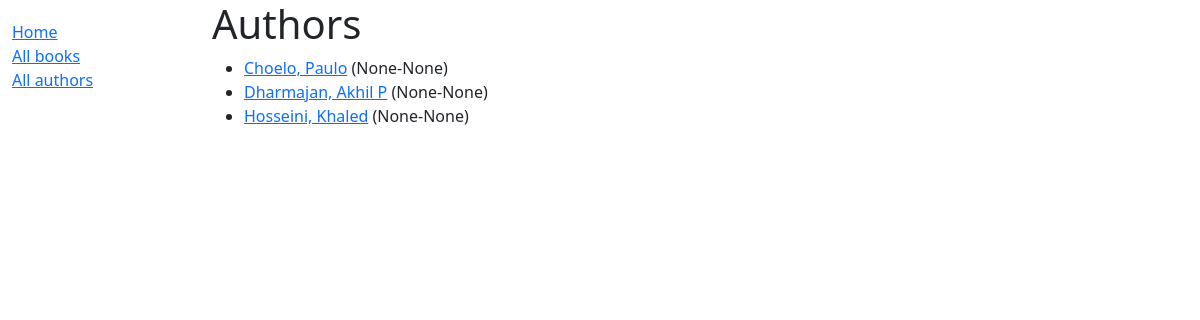
The app's page /catalog/authors/, older data.
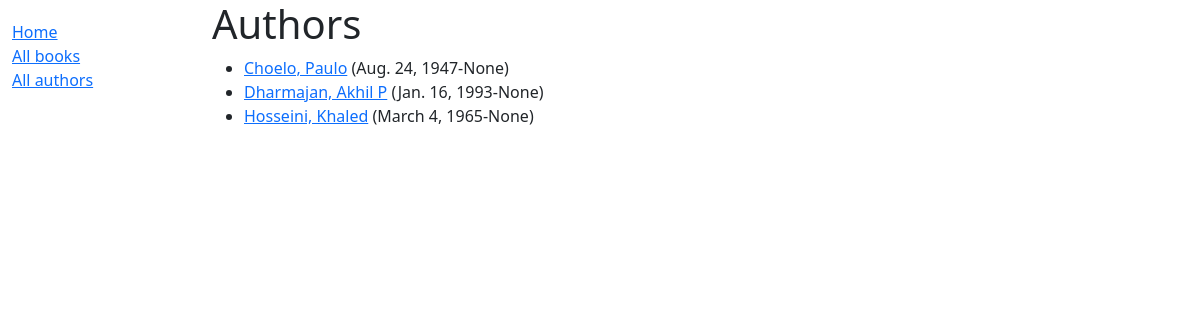
The same page, newer data.
### catalog/models.py (models this page shows)
class Author(models.Model):
    first_name = models.CharField(max_length=100)
    last_name = models.CharField(max_length=100)
    date_of_birth = models.DateField(null=True, blank=True)
    date_of_death = models.DateField('Died', null=True, blank=True)
    class Meta:
        ordering = ['last_name', 'first_name']
    def get_absolute_url(self):
        return reverse('author-detail', args=[self.id])
    def __str__(self):
        return f"{self.last_name}, {self.first_name}"

### catalog/views.py (the view)
# urls.py: path('authors/', views.AuthorListView.as_view(), name='author'),
class AuthorListView(generic.ListView):
    model = Author

### catalog/templates/catalog/author_list.html (shortened to what this page needs)
{% extends 'catalog/base_generic.html' %}
{% block content %}
  <h1>Authors</h1>
  {% if author_list %}
    <ul>
      {% for author in author_list %}
        <li>
          <a href = "{{ author.get_absolute_url }}">{{ author }}</a>
          ({{ author.date_of_birth }}-{{ author.date_of_death }})
        </li>
      {% endfor %}
    </ul>
  {% else %}
    <p>There are no authors listed in this library.</p>
  {% endif %}
{% endblock %}

Row changes from the older to the newer data that the page shows:
changed Author "Choelo, Paulo": date_of_birth "None" → "Aug. 24, 1947"
changed Author "Dharmajan, Akhil P": date_of_birth "None" → "Jan. 16, 1993"
changed Author "Hosseini, Khaled": date_of_birth "None" → "March 4, 1965"
